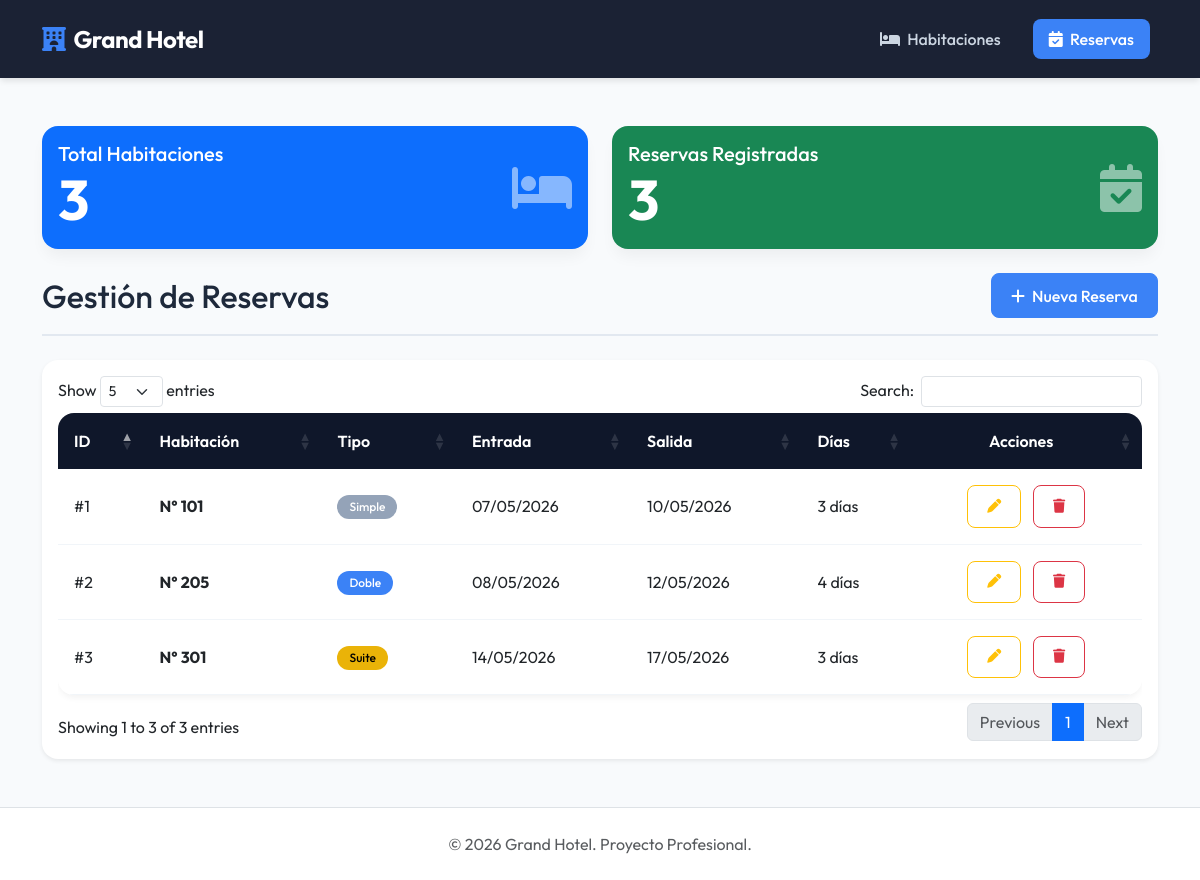
The page /reservas.php on the database its author committed.
### tables this page shows
CREATE TABLE reservas (
        id INTEGER PRIMARY KEY AUTOINCREMENT,
        fecha_entrada DATE NOT NULL,
        fecha_salida DATE NOT NULL,
        habitacion_id INTEGER NOT NULL,
        FOREIGN KEY (habitacion_id) REFERENCES habitaciones(id) ON DELETE CASCADE
    );

CREATE TABLE habitaciones (
        id INTEGER PRIMARY KEY AUTOINCREMENT,
        numero TEXT NOT NULL,
        tipo TEXT NOT NULL,
        imagen TEXT
    );

### reservas.php (the view)
<?php
require 'config.php';
require 'header.php';
$stmtStats = $pdo->query("SELECT COUNT(*) as total_reservas FROM reservas");
$totalReservas = $stmtStats->fetchColumn();
$stmtHabStats = $pdo->query("SELECT COUNT(*) as total_habitaciones FROM habitaciones");
$totalHabitaciones = $stmtHabStats->fetchColumn();
$query = "
    SELECT r.id, r.fecha_entrada, r.fecha_salida, h.numero, h.tipo
    FROM reservas r
    JOIN habitaciones h ON r.habitacion_id = h.id
    ORDER BY r.fecha_entrada DESC
";
$stmt = $pdo->query($query);
$reservas = $stmt->fetchAll(PDO::FETCH_ASSOC);
?>
<div class="row mb-4">
    <div class="col-md-6">
        <div class="card bg-primary text-white h-100">
            <div class="card-body d-flex align-items-center justify-content-between">
                <div>
                    <h5 class="card-title mb-0">Total Habitaciones</h5>
                    <h2 class="display-4 fw-bold mb-0"><?= $totalHabitaciones ?></h2>
                </div>
                <i class="fa-solid fa-bed fa-3x opacity-50"></i>
            </div>
        </div>
    </div>
    <div class="col-md-6">
        <div class="card bg-success text-white h-100">
            <div class="card-body d-flex align-items-center justify-content-between">
                <div>
                    <h5 class="card-title mb-0">Reservas Registradas</h5>
                    <h2 class="display-4 fw-bold mb-0"><?= $totalReservas ?></h2>
                </div>
                <i class="fa-solid fa-calendar-check fa-3x opacity-50"></i>
            </div>
        </div>
    </div>
</div>
<div class="d-flex justify-content-between align-items-center mb-4 page-header">
    <h2 class="mb-0">Gestión de Reservas</h2>
    <a href="crear_reserva.php" class="btn btn-primary"><i class="fa-solid fa-plus me-1"></i> Nueva Reserva</a>
</div>
<div class="card shadow-sm border-0">
    <div class="card-body">
        <div class="table-responsive">
            <table class="table table-hover mb-0 datatable">
                <thead class="table-dark">
                    <tr>
                        <th>ID</th>
                        <th>Habitación</th>
                        <th>Tipo</th>
                        <th>Entrada</th>
                        <th>Salida</th>
                        <th>Días</th>
                        <th class="text-center">Acciones</th>
                    </tr>
                </thead>
                <tbody>
                    <?php foreach ($reservas as $reserva):
                        $datetime1 = new DateTime($reserva['fecha_entrada']);
                        $datetime2 = new DateTime($reserva['fecha_salida']);
                        $interval = $datetime1->diff($datetime2);
                        $dias = $interval->days;
                    ?>
                        <tr>
                            <td>#<?= $reserva['id'] ?></td>
                            <td class="fw-bold">N° <?= htmlspecialchars($reserva['numero']) ?></td>
                            <td><span class="badge badge-<?= htmlspecialchars($reserva['tipo']) ?>"><?= htmlspecialchars($reserva['tipo']) ?></span></td>
                            <td><?= date('d/m/Y', strtotime($reserva['fecha_entrada'])) ?></td>
                            <td><?= date('d/m/Y', strtotime($reserva['fecha_salida'])) ?></td>
                            <td><?= $dias ?> días</td>
                            <td class="text-center">
                                <a href="editar_reserva.php?id=<?= $reserva['id'] ?>" class="btn btn-sm btn-outline-warning mx-1" title="Editar"><i class="fa-solid fa-pen"></i></a>
                                <a href="eliminar_reserva.php?id=<?= $reserva['id'] ?>" class="btn btn-sm btn-outline-danger mx-1 delete-btn" title="Eliminar"><i class="fa-solid fa-trash"></i></a>
                            </td>
                        </tr>
                    <?php endforeach; ?>
                </tbody>
            </table>
        </div>
    </div>
</div>
<?php require 'footer.php'; ?>

### header.php (style rules this page uses)
:root { --primary-color: #0f172a; --accent-color: #3b82f6; --text-dark: #1e293b; --bg-color: #f8fafc; }
body { font-family: 'Outfit', sans-serif; background-color: var(--bg-color); color: var(--text-dark); }
.card { border: none; border-radius: 1rem; box-shadow: 0 10px 15px -3px rgba(0, 0, 0, 0.05); transition: transform 0.3s ease, box-shadow 0.3s ease; overflow: hidden; background: #fff; }
.btn { border-radius: 0.5rem; font-weight: 500; padding: 0.6rem 1.2rem; transition: all 0.3s ease; }
.btn-primary { background-color: var(--accent-color); border-color: var(--accent-color); }
.table { border-collapse: separate; border-spacing: 0; background: white; border-radius: 1rem; overflow: hidden; box-shadow: 0 4px 6px -1px rgba(0, 0, 0, 0.05); }
.table thead th { background-color: var(--primary-color); color: white; border: none; padding: 1rem; font-weight: 600; }
.table tbody td { padding: 1rem; vertical-align: middle; border-bottom: 1px solid #f1f5f9; }
.badge { padding: 0.5em 1em; border-radius: 2rem; font-weight: 500; }
.badge-Simple { background-color: #94a3b8; }
.badge-Doble { background-color: #3b82f6; }
.badge-Suite { background-color: #eab308; color: #000; }
.page-header { margin-bottom: 2rem; padding-bottom: 1rem; border-bottom: 2px solid #e2e8f0; }

### rows shown on the page
reservas: id "3", habitacion.numero "301", habitacion.tipo "Suite", fecha_entrada "14/05/2026", fecha_salida "17/05/2026", dias "3"
reservas: id "2", habitacion.numero "205", habitacion.tipo "Doble", fecha_entrada "08/05/2026", fecha_salida "12/05/2026", dias "4"
reservas: id "1", habitacion.numero "101", habitacion.tipo "Simple", fecha_entrada "07/05/2026", fecha_salida "10/05/2026", dias "3"

### other values the page prints
$totalHabitaciones "3"
$totalReservas "3"
